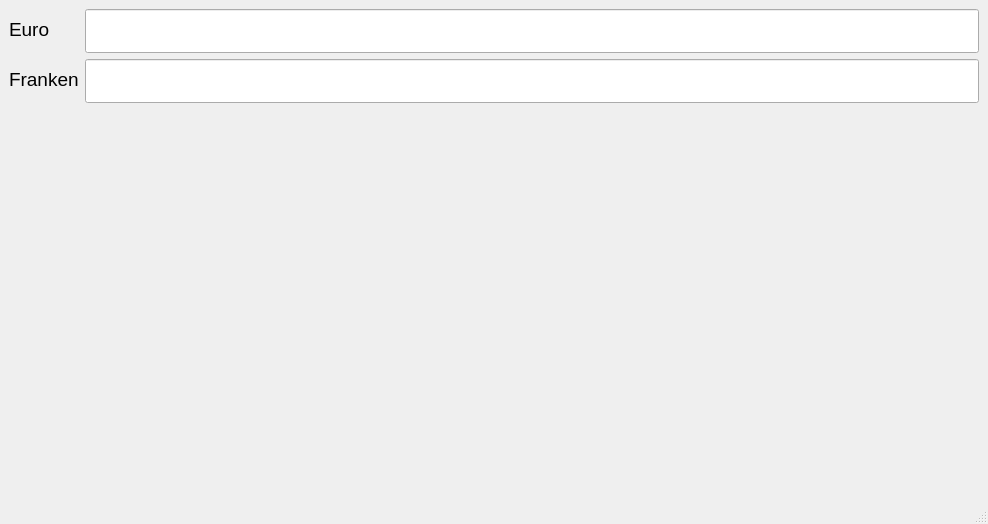
<?xml version="1.0" encoding="UTF-8"?>
<ui version="4.0">
 <class>MainWindow</class>
 <widget class="QMainWindow" name="MainWindow">
  <property name="geometry">
   <rect>
    <x>0</x>
    <y>0</y>
    <width>988</width>
    <height>524</height>
   </rect>
  </property>
  <property name="windowTitle">
   <string>MainWindow</string>
  </property>
  <widget class="QWidget" name="centralwidget">
   <layout class="QVBoxLayout" name="verticalLayout_2">
    <item>
     <layout class="QFormLayout" name="formLayout">
      <item row="0" column="0">
       <widget class="QLabel" name="euroLabel">
        <property name="font">
         <font>
          <pointsize>14</pointsize>
         </font>
        </property>
        <property name="text">
         <string>Euro</string>
        </property>
       </widget>
      </item>
      <item row="0" column="1">
       <widget class="QLineEdit" name="euroLineEdit">
        <property name="font">
         <font>
          <pointsize>24</pointsize>
         </font>
        </property>
       </widget>
      </item>
      <item row="1" column="0">
       <widget class="QLabel" name="frankenLabel">
        <property name="font">
         <font>
          <pointsize>14</pointsize>
         </font>
        </property>
        <property name="text">
         <string>Franken</string>
        </property>
       </widget>
      </item>
      <item row="1" column="1">
       <widget class="QLineEdit" name="frankenLineEdit">
        <property name="font">
         <font>
          <pointsize>24</pointsize>
         </font>
        </property>
        <property name="readOnly">
         <bool>true</bool>
        </property>
       </widget>
      </item>
     </layout>
    </item>
   </layout>
  </widget>
  <widget class="QMenuBar" name="menubar">
   <property name="geometry">
    <rect>
     <x>0</x>
     <y>0</y>
     <width>988</width>
     <height>38</height>
    </rect>
   </property>
  </widget>
  <widget class="QStatusBar" name="statusbar"/>
 </widget>
 <resources/>
 <connections/>
</ui>
